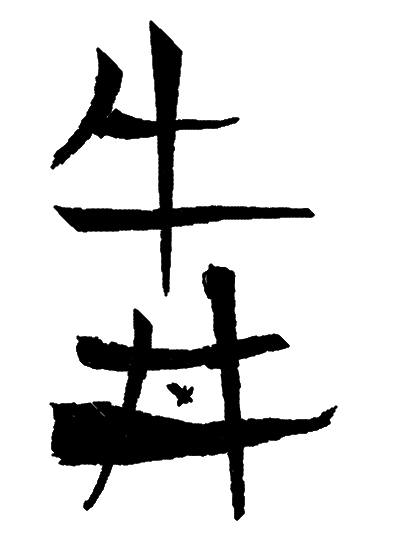
#> input picture test.png, 400 x 550 px, given in place of the camera
$ python diff_camera.py
#> lines starting #> are read from the running program, lines starting #| are printed output that depends on the picture; after the words box and inside, x2 and y2 are one past the last pixel; in counts of white or black regions, pixels touching at a corner belong together
import cv2

cap = cv2.VideoCapture(0)
img_last = None # 前回の画像を記憶する変数 --- (*1)
green = (0, 255, 0)

while True:
    # 画像を取得
    _, frame = cap.read()
#> frame is the input picture: shape (550, 400, 3); min 0, max 255, mean 215.7
    frame = cv2.resize(frame, (500, 300))
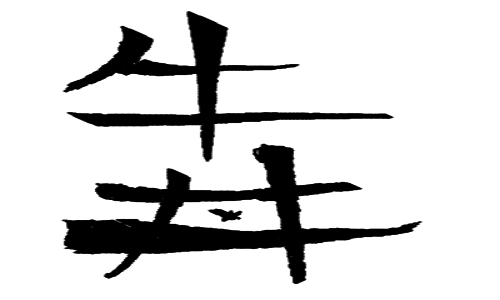
#> frame: shape (300, 500, 3); min 0, max 255, mean 215.8
    # 白黒画像に変換 --- (*2)
    gray = cv2.cvtColor(frame, cv2.COLOR_BGR2GRAY)
    gray = cv2.GaussianBlur(gray, (9, 9), 0)
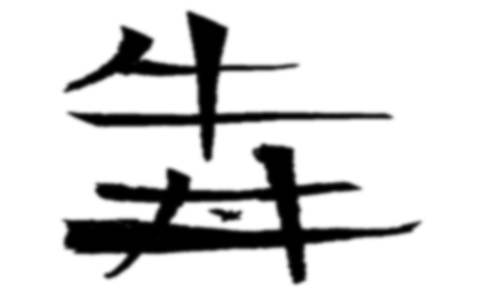
#> gray: shape (300, 500); min 0, max 255, mean 215.8
    img_b = cv2.threshold(gray, 100, 255, cv2.THRESH_BINARY)[1]
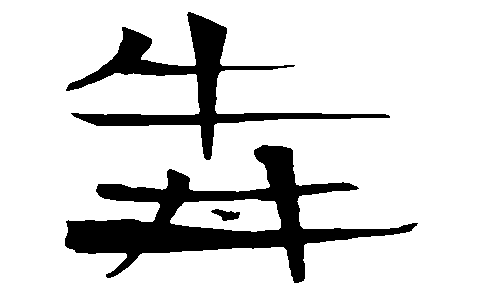
#> img_b: shape (300, 500); 85.6% white; 3 black regions, box (x1, y1, x2, y2) and area: (65, 145, 418, 283) 13477, (66, 12, 390, 160) 7873, (211, 209, 240, 221) 194
    # 差分を確認する
    if img_last is None:
        img_last = img_b
        continue
    frame_diff = cv2.absdiff(img_last, img_b) # --- (*3)
    cnts = cv2.findContours(frame_diff,
            cv2.RETR_EXTERNAL,
            cv2.CHAIN_APPROX_SIMPLE)[0]
    # 差分があった点を画面に描く --- (*4)
    for pt in cnts:
        x, y, w, h = cv2.boundingRect(pt)
        if w < 30: continue # 小さな変更点は無視
        cv2.rectangle(frame, (x, y), (x+w, y+h), green, 2)
    # 今回のフレームを保存 --- (*5)
    img_last = img_b
    # 画面に表示
    cv2.imshow("Diff Camera", frame)
    cv2.imshow("diff data", frame_diff)
    if cv2.waitKey(1) == 13: break
cap.release()
cv2.destroyAllWindows()
